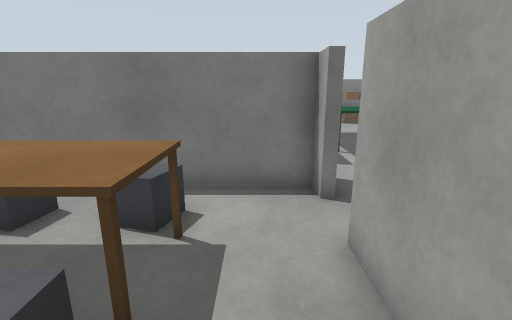
[1] (above)

24 first-person views from a walk through a world built for the Gazebo simulator. The camera is 1.1 m above the floor, tilts 14° down and sees 85° across. The floor is counted in squares, 0.5 m on a side. Each view is taken from the middle of a square. On the plan, view 1 faces up. The plan holds only what a view shows up to about 17 squares ahead; the rest is blank.

[2]
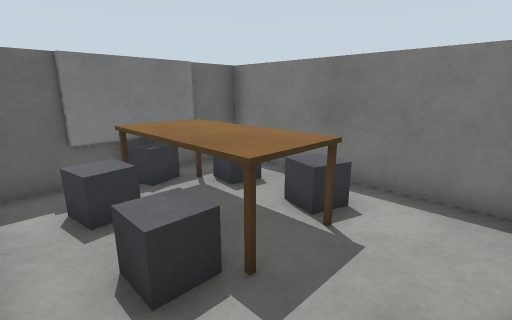

[3]
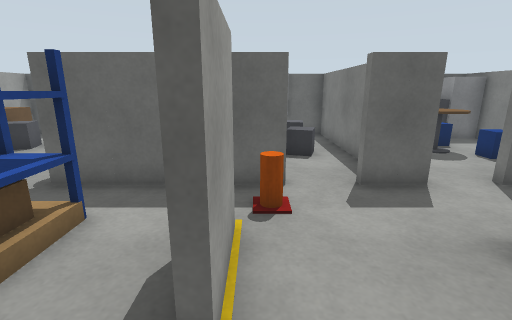

[4]
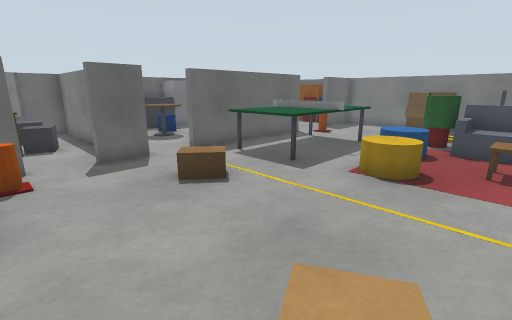

[5]
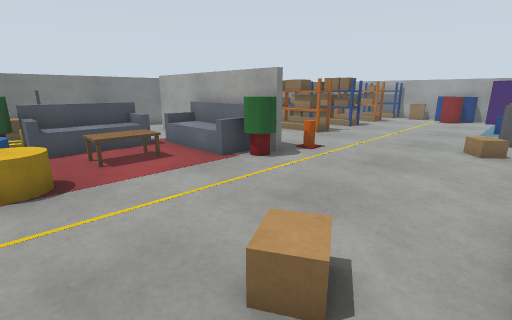

[6]
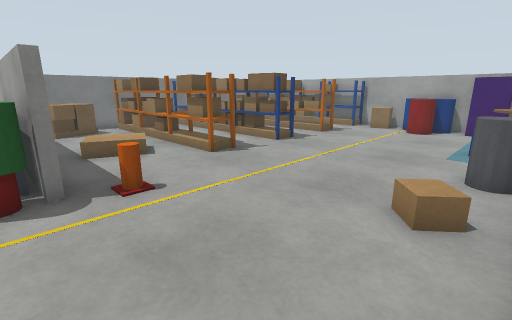

[7]
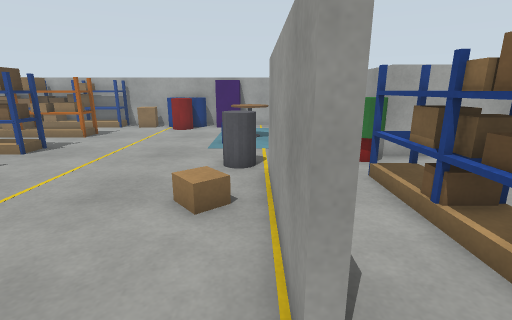

[8]
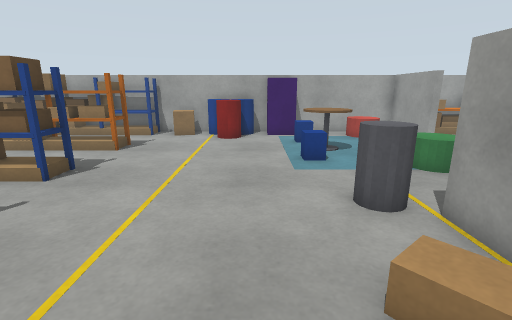

[9]
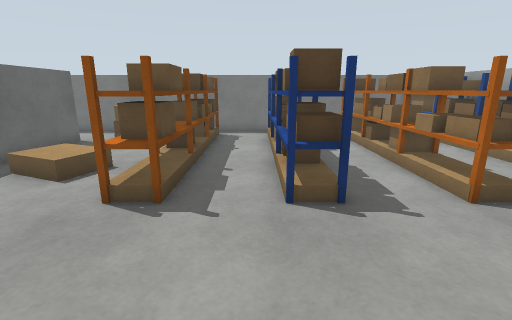

[10]
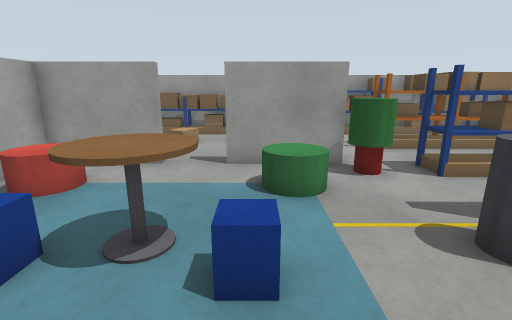

[11]
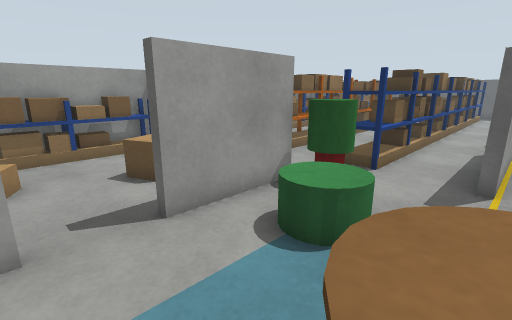

[12]
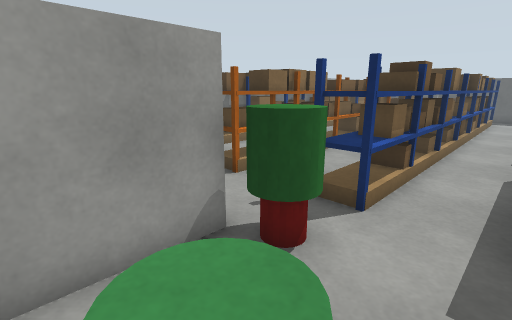

[13]
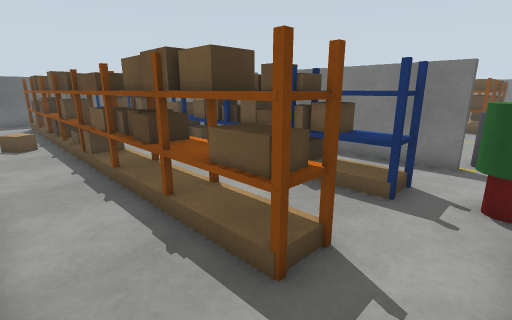

[14]
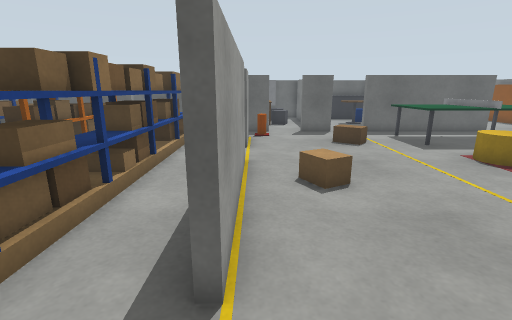

[15]
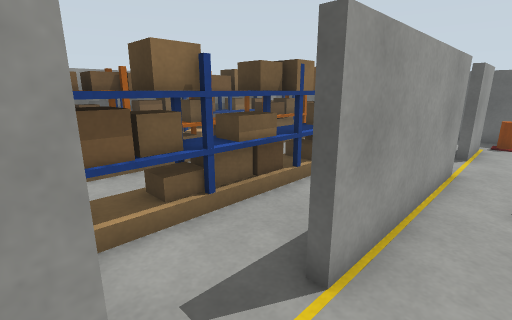

[16]
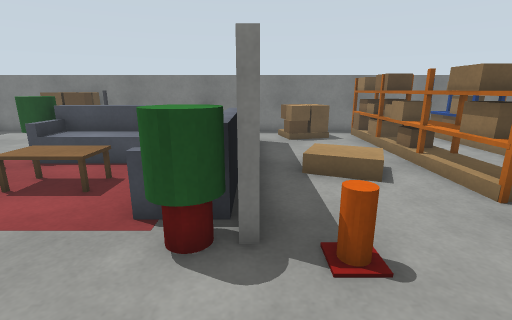

[17]
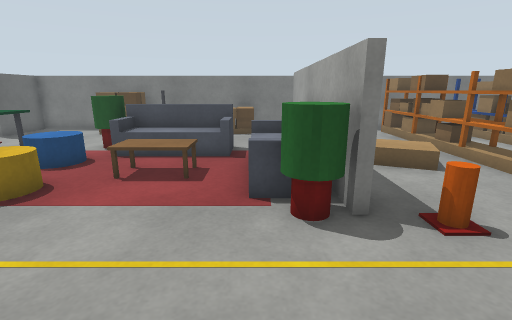

[18]
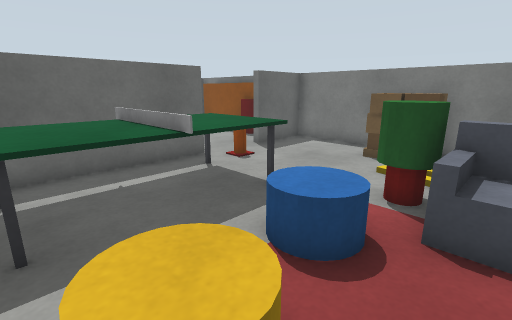

[19]
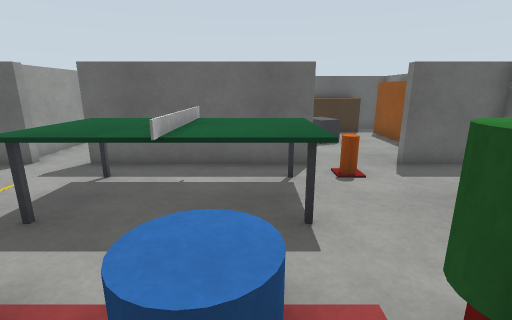

[20]
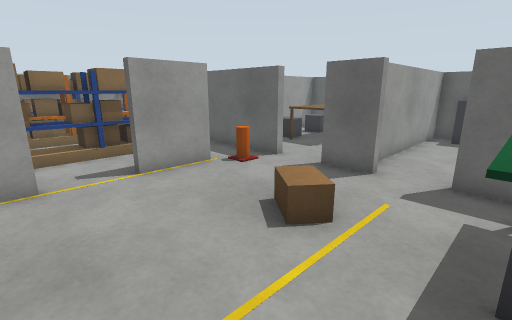

[21]
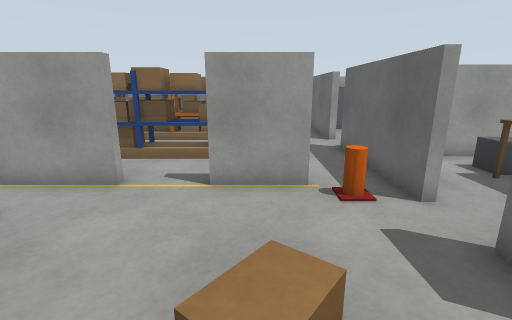

[22]
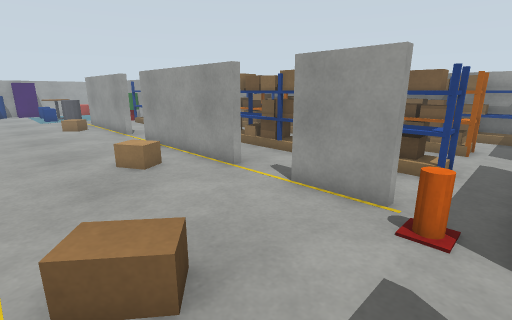

[23]
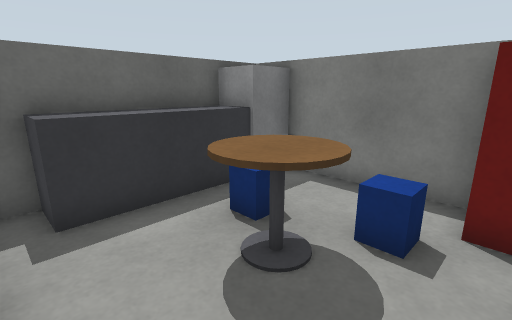

[24]
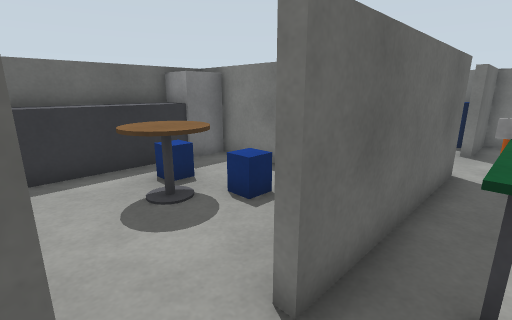

### Floor plan
Points are (right, up) in squares from view 1. A wall is a line through its corners. A room is listed if a view was taken in it or the views show most of it. See-through windows are left out.
Room 1 (views 1, 2)
walls: (-4.5, -0.3) (-1.4, -0.3); (1.2, -3.7) (1.7, -3.7); (1.4, 1.1) (1.4, 3.7); (-6.3, 1.5) (-6.3, 0.1); (-6.4, -8.3) (-4.8, -8.3); (0.6, 6.4) (-6.3, 6.4) (-6.3, 4.4)
ways out: opening at (0.5, 4.5) to room 2; opening at (2, -2.5) to room 2
objects: board (-6, 2); grey box (-6, 3) to (-5, 3); board (-6, 4); grey box (-5, 1) to (-4, 2); grey box (-5, 4) to (-4, 5); brown box (-4, -8) to (-2, -7); table (-4, 2) to (-1, 4); grey box (-3, -7) to (-2, -6); grey box (-2, 1) to (-2, 2); grey box (-2, 4) to (-2, 5); cabinet (0, -8) to (1, -7)
Room 2 (views 3, 4, 5, 6, 7, 8, 9, 10, 11, 12, 13, 14, 15, 16, 17, 18, 19, 20, 21, 22, 24)
walls: (15.8, 9.6) (15.8, 18.5); (22.8, 2.4) (16.7, 2.4) (16.7, 2.7) (22.4, 2.7); (8.3, 2.2) (8.3, 2.7) (14.5, 2.7) (14.5, 2.2); (16.1, 18.5) (16.1, 14.5); (26.5, -1.3) (27.9, -1.3) (27.9, -1.8); (3.7, 2.2) (3.7, 2.7) (6.1, 2.7) (6.1, 2.2); (24.3, -5.5) (24.3, -1.4); (29.9, -1.8) (29.9, -1.3) (33.3, -1.3) (33.3, 3.6); (1.4, 3.7) (1.7, 3.7) (1.7, -1.5); (1.7, 15.8) (1.7, 8.9) (1.2, 8.9); (5.4, 21.4) (1.8, 21.4); (1.7, -3.7) (1.7, -8.1); (1.7, 19.5) (1.7, 18.5) (1.2, 18.5); (31.2, 21.4) (14.8, 21.4)
low walls: (13.6, 2.4) (8.8, 2.4)
ways out: opening at (0.5, 4.5) to room 1; opening at (2, -2.5) to room 1; opening at (0.2, 18) to room 3; opening at (0.2, 8.5) to room 3
objects: barrel (0, 20) to (1, 21); grey box (1, 6) to (2, 7); rack (3, -8) to (22, -7); cone (3, 3); other object (3, 10) to (6, 15); cone (3, 16); rack (4, -5) to (22, -4); rack (4, -1) to (22, 0); brown box (4, 7) to (5, 8); pallet (6, 19) to (8, 21); blue cylinder (7, 13) to (8, 14); yellow cylinder (8, 10) to (9, 11); plant (8, 16) to (9, 16); sofa (9, 15) to (13, 16); pallet (9, 17) to (10, 18); pallet (9, 20) to (11, 21); beige box (10, -6) to (11, -6); beige box (10, 4) to (11, 5); coffee table (11, 12) to (12, 13); pallet (12, 20) to (14, 21); sofa (14, 11) to (15, 14); plant (15, 9) to (15, 10); cone (17, 9); pallet (18, 13) to (19, 15); pallet (18, 19) to (19, 20); beige box (20, 4) to (21, 4); rack (21, 11) to (22, 20); bin (23, 3) to (24, 4); plant (24, -1) to (24, 0); rack (25, 11) to (26, 20); rack (26, -8) to (32, -7); beige box (26, -5) to (27, -4); green cylinder (26, 0) to (27, 1); blue box (27, 4); table (28, 3) to (29, 4); rack (29, 11) to (29, 20); beige box (30, -5); blue box (30, 4); red cylinder (31, 0) to (32, 1); barrel (31, 7) to (32, 7); rack (32, -5) to (33, -3); purple box (32, 4) to (33, 5); barrel (32, 8) to (33, 8); crate (32, 9) to (33, 10); rack (32, 11) to (33, 21); barrel (33, 6) to (33, 7)
Room 3 (view 23)
walls: (-0.5, 13.4) (-4.5, 13.4); (-0.4, 20.3) (-5, 20.3); (-6.3, 7.6) (-6.3, 6.7) (0.6, 6.7); (-4.1, 21.4) (-6.3, 21.4) (-6.3, 19.4); (-1.5, 21.4) (-3.8, 21.4)
ways out: opening at (0.2, 18) to room 2; opening at (0.2, 8.5) to room 2
objects: counter (-6, 8) to (-5, 12); fridge (-6, 13) to (-5, 13); bench (-6, 17) to (-5, 19); blue box (-4, 10) to (-3, 11); kitchen table (-3, 9) to (-2, 10); grey box (-3, 16) to (-2, 17); blue box (-2, 11) to (-1, 11); red box (0, 12) to (1, 13)

Where each view was taken, in squares from view 1:
view 1: 0 up, 0 right, facing up
view 2: 0 up, 1 right, facing up-left
view 3: 3 up, 8 right, facing left
view 4: 3 up, 11 right, facing up-left
view 5: 3 up, 8 right, facing up-right
view 6: 3 up, 15 right, facing up-right
view 7: 3 up, 15 right, facing right
view 8: 6 up, 18 right, facing right
view 9: 6 up, 24 right, facing up
view 10: 7 up, 27 right, facing down
view 11: 3 up, 30 right, facing down-left
view 12: 2 up, 27 right, facing down-left
view 13: 7 down, 24 right, facing up-left
view 14: 3 up, 17 right, facing left
view 15: 4 up, 17 right, facing down-left
view 16: 6 up, 16 right, facing up
view 17: 5 up, 14 right, facing up
view 18: 10 up, 10 right, facing up-left
view 19: 14 up, 10 right, facing left
view 20: 10 up, 9 right, facing down-left
view 21: 9 up, 5 right, facing down
view 22: 8 up, 2 right, facing down-right
view 23: 7 up, 0 right, facing up-left
view 24: 7 up, 3 right, facing up-left
